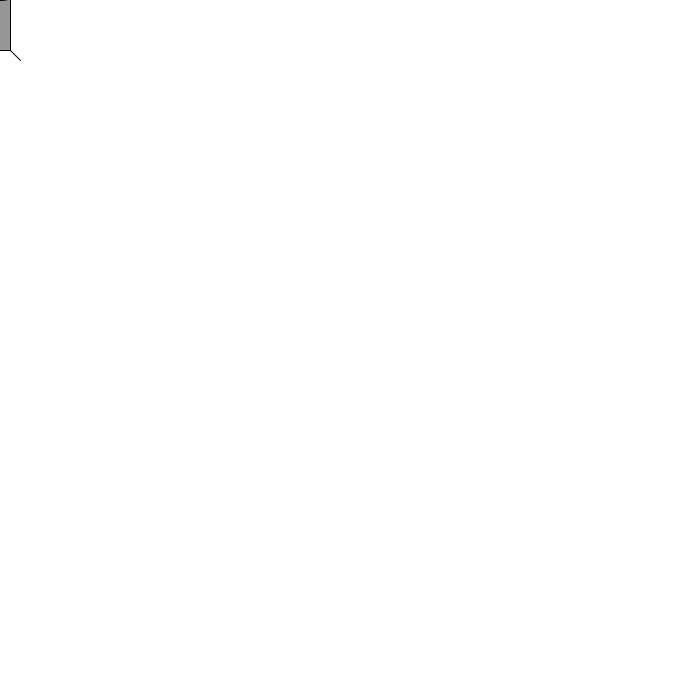
Frame 1 (no input)
Frame 60 (the mouse pressed at the canvas centre just before this capture): identical to frame 1, image omitted
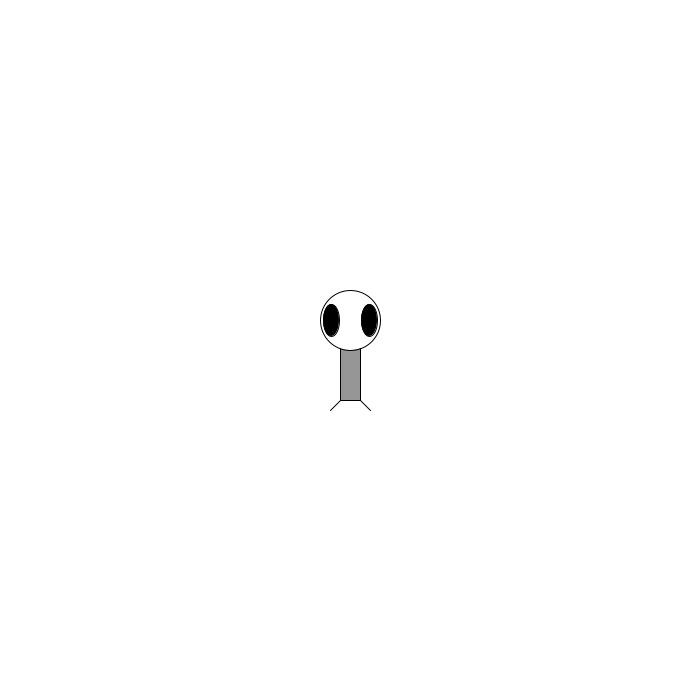
Frame 120 (the mouse held since frame 60 and released just before this capture)

The Processing sketch that drew these frames (run headless with seeded random() and noise(); from frame 60 on, the mouse is pressed at the canvas centre):

// Processing sketch: sketch_600816a
// ── sketch_600816a.pde
void setup(){
  size(700, 700);
}

void draw(){
  background(255);
smooth();

rectMode(CENTER);

fill(150);
rect(mouseX, mouseY, 20, 100);

fill(255);
ellipse(mouseX, mouseY-30, 60, 60);

fill(0);
ellipse(mouseX-19, mouseY-30, 16, 32);
ellipse(mouseX+19, mouseY-30, 16, 32);

line(mouseX-10, mouseY+50, mouseX-20, mouseY+60);
line(mouseX+10, mouseY+50, mouseX+20, mouseY+60);
}
